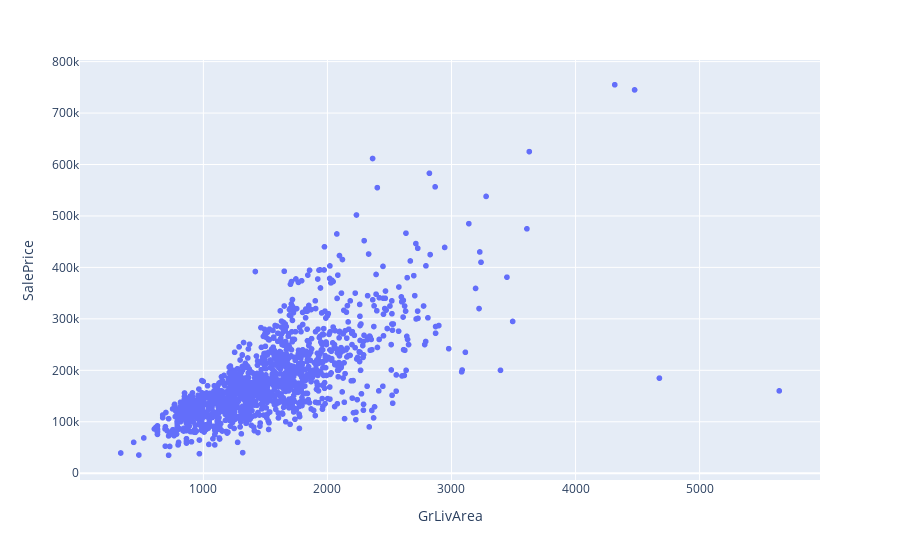

The notebook cell this image was saved under:
### Code cell
livingarea_price = px.scatter(df_train, x='GrLivArea', y='SalePrice')
livingarea_price.show()

### Figure 1 — Plotly figure (JSON) as saved in the notebook; plotly's stock layout.template omitted (floating-point values rounded to 4 significant figures; data arrays with more than 128 entries replaced by an {"elided": "..."} marker saying what was removed)
{"data": [{"hovertemplate": "GrLivArea=%{x}<br>SalePrice=%{y}<extra></extra>", "legendgroup": "", "marker": {"color": "#636efa", "symbol": "circle"}, "mode": "markers", "name": "", "showlegend": false, "type": "scattergl", "x": {"elided": "1460 int values"}, "xaxis": "x", "y": {"elided": "1460 int values"}, "yaxis": "y"}], "layout": {"legend": {"tracegroupgap": 0}, "margin": {"t": 60}, "xaxis": {"anchor": "y", "domain": [0, 1], "title": {"text": "GrLivArea"}}, "yaxis": {"anchor": "x", "domain": [0, 1], "title": {"text": "SalePrice"}}}}
